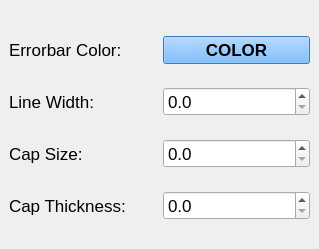
    <widget class="QWidget" name="tab">
     <attribute name="title">
      <string>Errorbars</string>
     </attribute>
     <widget class="QWidget" name="gridLayoutWidget">
      <property name="geometry">
       <rect>
        <x>9</x>
        <y>19</y>
        <width>301</width>
        <height>221</height>
       </rect>
      </property>
      <layout class="QGridLayout" name="gridLayout">
       <item row="2" column="0">
        <widget class="QLabel" name="label_10">
         <property name="font">
          <font>
           <family>Arial</family>
           <pointsize>13</pointsize>
           <weight>50</weight>
           <bold>false</bold>
          </font>
         </property>
         <property name="text">
          <string>Cap Size:</string>
         </property>
        </widget>
       </item>
       <item row="0" column="1">
        <widget class="QPushButton" name="btnEBCol">
         <property name="font">
          <font>
           <family>Arial</family>
           <pointsize>13</pointsize>
           <weight>75</weight>
           <bold>true</bold>
          </font>
         </property>
         <property name="styleSheet">
          <string notr="true">background-color: rgb(85, 170, 255);</string>
         </property>
         <property name="text">
          <string>COLOR</string>
         </property>
        </widget>
       </item>
       <item row="1" column="1">
        <widget class="QDoubleSpinBox" name="sbEBLW">
         <property name="font">
          <font>
           <family>Arial</family>
           <pointsize>13</pointsize>
           <weight>50</weight>
           <bold>false</bold>
          </font>
         </property>
         <property name="decimals">
          <number>1</number>
         </property>
         <property name="singleStep">
          <double>0.100000000000000</double>
         </property>
        </widget>
       </item>
       <item row="1" column="0">
        <widget class="QLabel" name="label_9">
         <property name="font">
          <font>
           <family>Arial</family>
           <pointsize>13</pointsize>
           <weight>50</weight>
           <bold>false</bold>
          </font>
         </property>
         <property name="text">
          <string>Line Width:</string>
         </property>
        </widget>
       </item>
       <item row="0" column="0">
        <widget class="QLabel" name="label_13">
         <property name="font">
          <font>
           <family>Arial</family>
           <pointsize>13</pointsize>
          </font>
         </property>
         <property name="text">
          <string>Errorbar Color:</string>
         </property>
        </widget>
       </item>
       <item row="2" column="1">
        <widget class="QDoubleSpinBox" name="sbEBCS">
         <property name="font">
          <font>
           <family>Arial</family>
           <pointsize>13</pointsize>
           <weight>50</weight>
           <bold>false</bold>
          </font>
         </property>
         <property name="decimals">
          <number>1</number>
         </property>
         <property name="singleStep">
          <double>0.100000000000000</double>
         </property>
        </widget>
       </item>
       <item row="3" column="0">
        <widget class="QLabel" name="label_11">
         <property name="font">
          <font>
           <family>Arial</family>
           <pointsize>13</pointsize>
           <weight>50</weight>
           <bold>false</bold>
          </font>
         </property>
         <property name="text">
          <string>Cap Thickness:</string>
         </property>
        </widget>
       </item>
       <item row="3" column="1">
        <widget class="QDoubleSpinBox" name="sbEBCT">
         <property name="font">
          <font>
           <family>Arial</family>
           <pointsize>13</pointsize>
           <weight>50</weight>
           <bold>false</bold>
          </font>
         </property>
         <property name="decimals">
          <number>1</number>
         </property>
         <property name="singleStep">
          <double>0.100000000000000</double>
         </property>
        </widget>
       </item>
      </layout>
     </widget>
    </widget>
